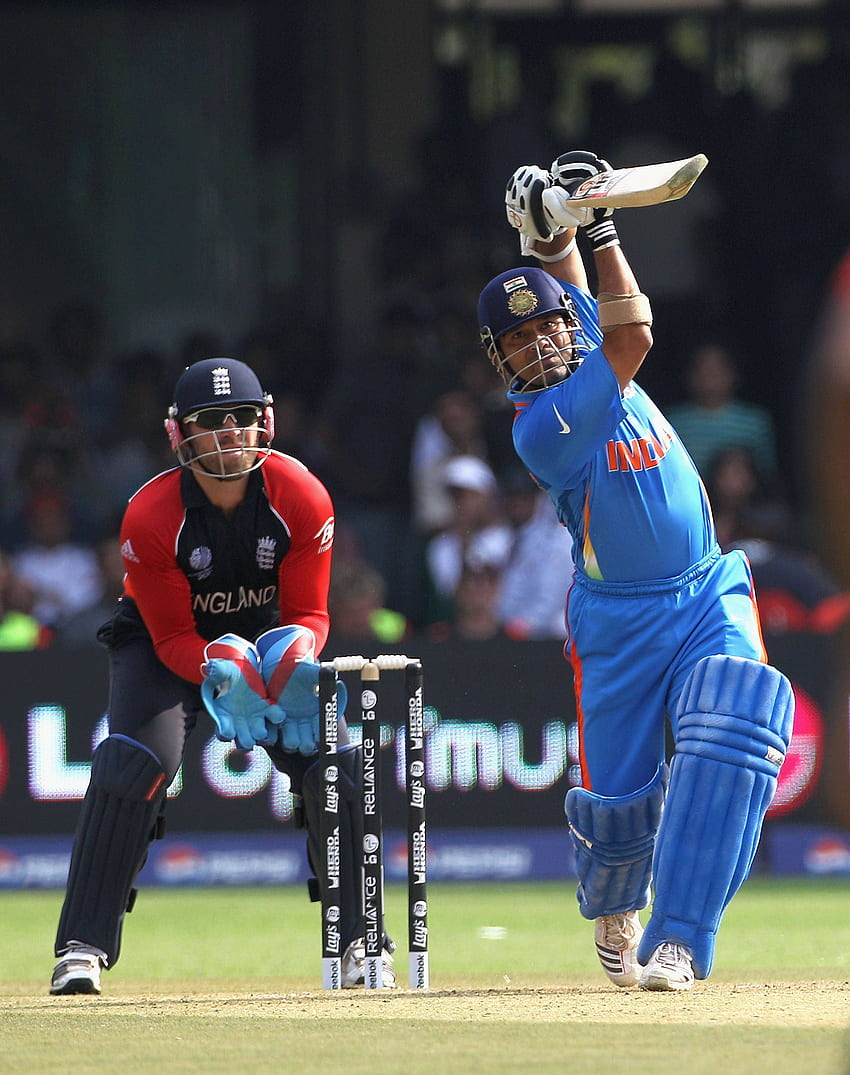
#> input picture images/sachin.jpg, 850 x 1075 px
$ jupyter execute '03 Gray Scale Images.ipynb'
#> lines starting #> are read from the running program, lines starting #| are printed output that depends on the picture
##### Gray Scale Images

[cell 1]
import cv2
import matplotlib.pyplot as plt

[cell 2]
img = cv2.imread('images/sachin.jpg')
#> img is the input picture: shape (1075, 850, 3); mean B, G, R 87.5, 83.8, 81
img_gray = cv2.cvtColor(img, cv2.COLOR_BGR2GRAY)

[cell 3]
cv2.imshow('Gray Scale Image', img_gray)
cv2.waitKey(0)
cv2.destroyAllWindows()

[cell 4]
plt.imshow(img_gray, cmap='gray')

[cell 5]
img_gray.shape
#> Out = (1075, 850)

[cell 6]
img_gray

[cell 7]
R = img[:, :, 0]
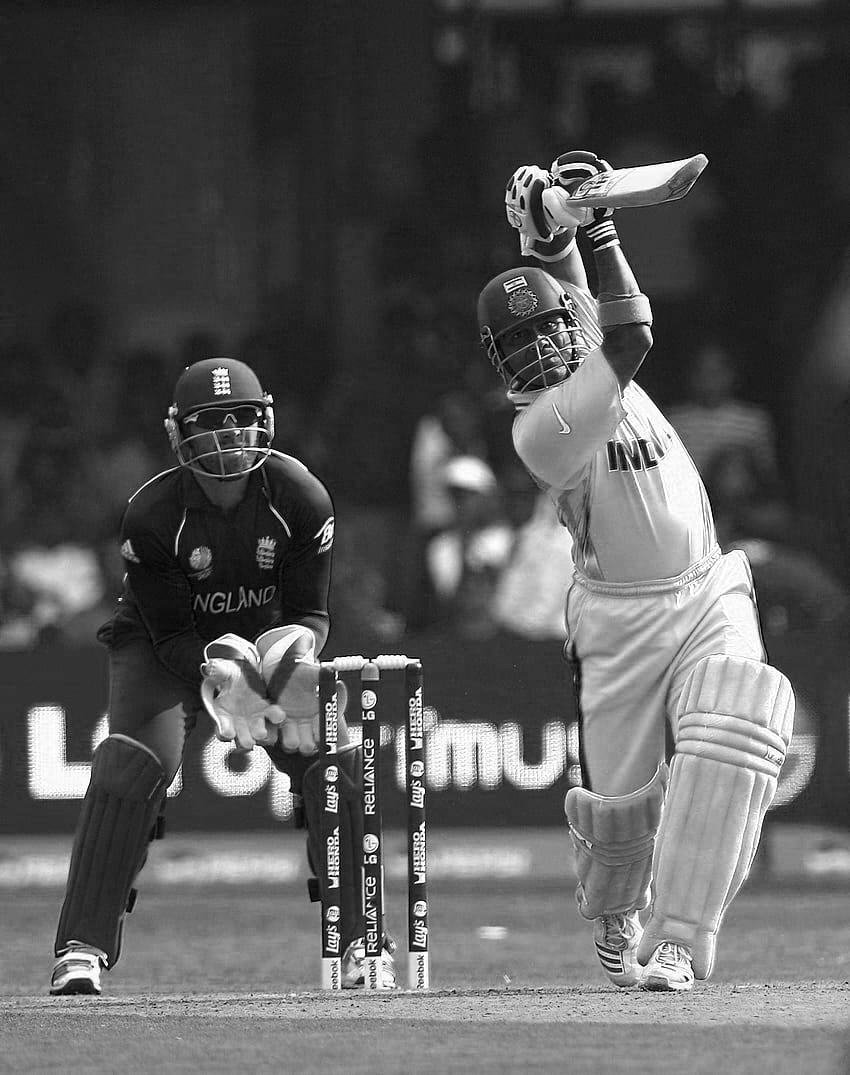
#> R: shape (1075, 850); min 0, max 255, mean 87.5
G = img[:, :, 1]
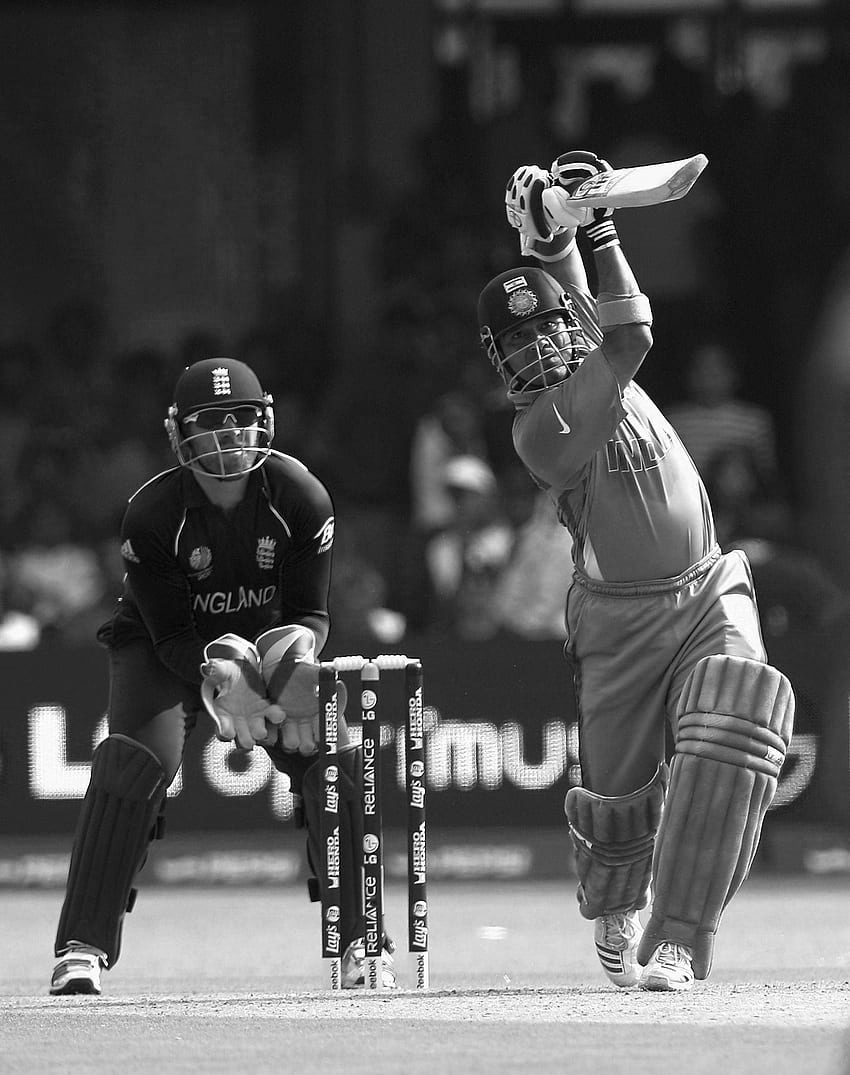
#> G: shape (1075, 850); min 0, max 255, mean 83.8
B = img[:, :, 2]
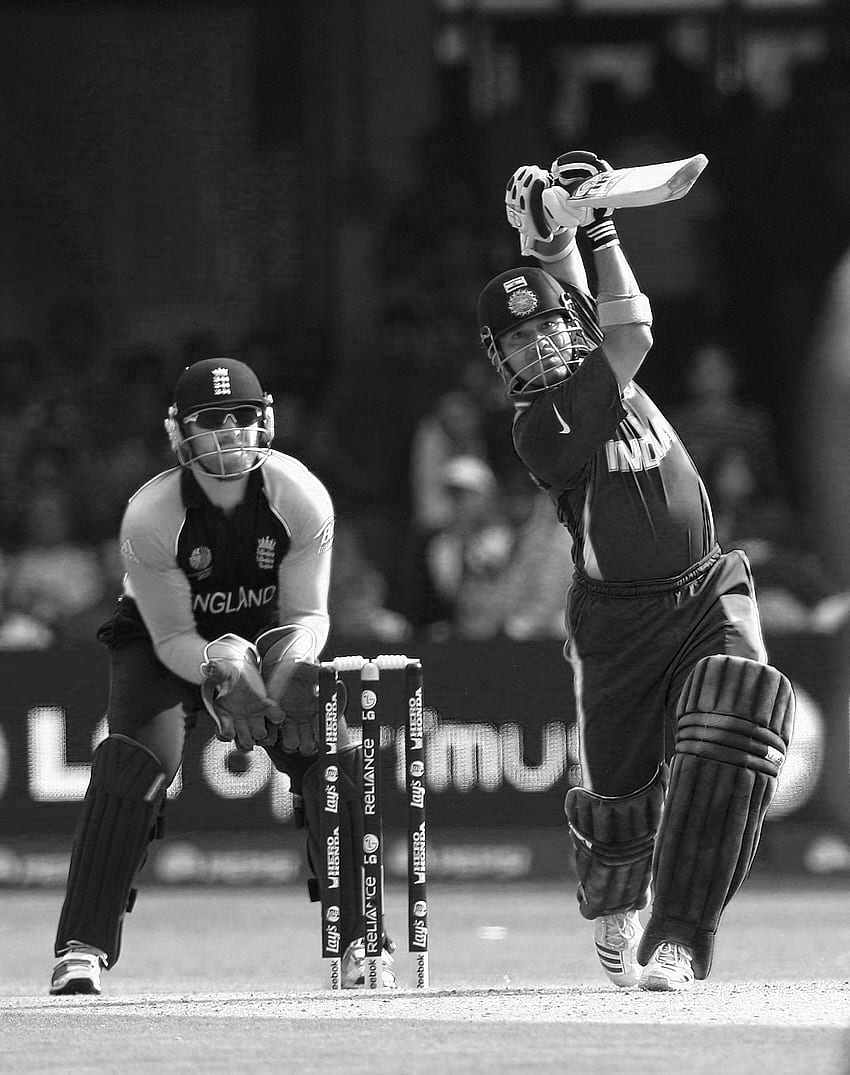
#> B: shape (1075, 850); min 0, max 255, mean 81

[cell 8]
gray = (R + G + B) // 3
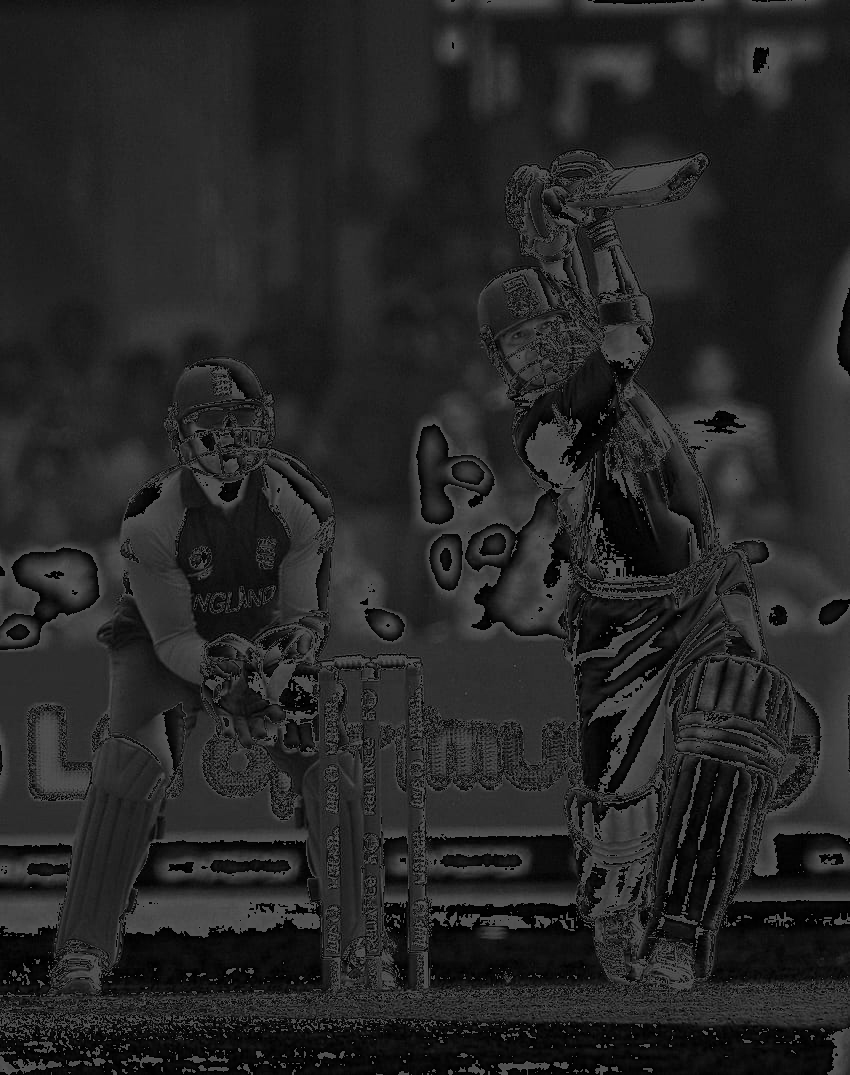
#> gray: shape (1075, 850); min 0, max 85, mean 37.9
plt.imshow(gray, cmap='gray')

[cell 9]
img_gray = cv2.imread('images/sachin.jpg', 0)
#> img_gray: shape (1075, 850); min 0, max 255, mean 83.5
plt.imshow(img_gray, cmap='gray')

$ run again, with images/buildings.jpg copied over images/sachin.jpg
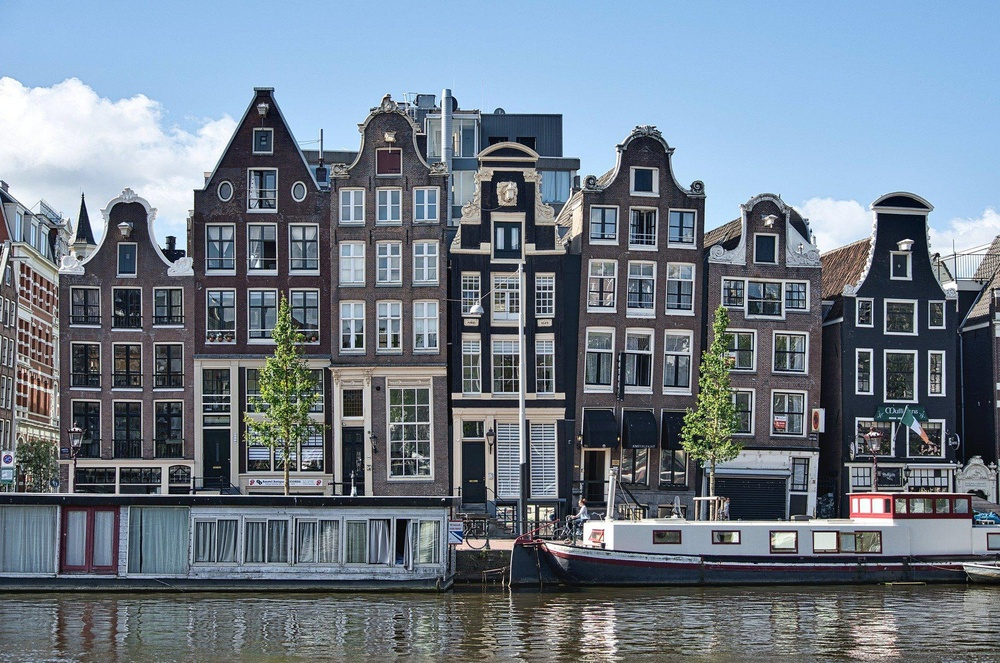
#> input picture images/buildings.jpg, 1000 x 663 px, shrunk from 1920 x 1273 before the run
#> img is the input picture: shape (663, 1000, 3); mean B, G, R 136.8, 123.9, 111.8
#> `B = img[:, :, 2]`:
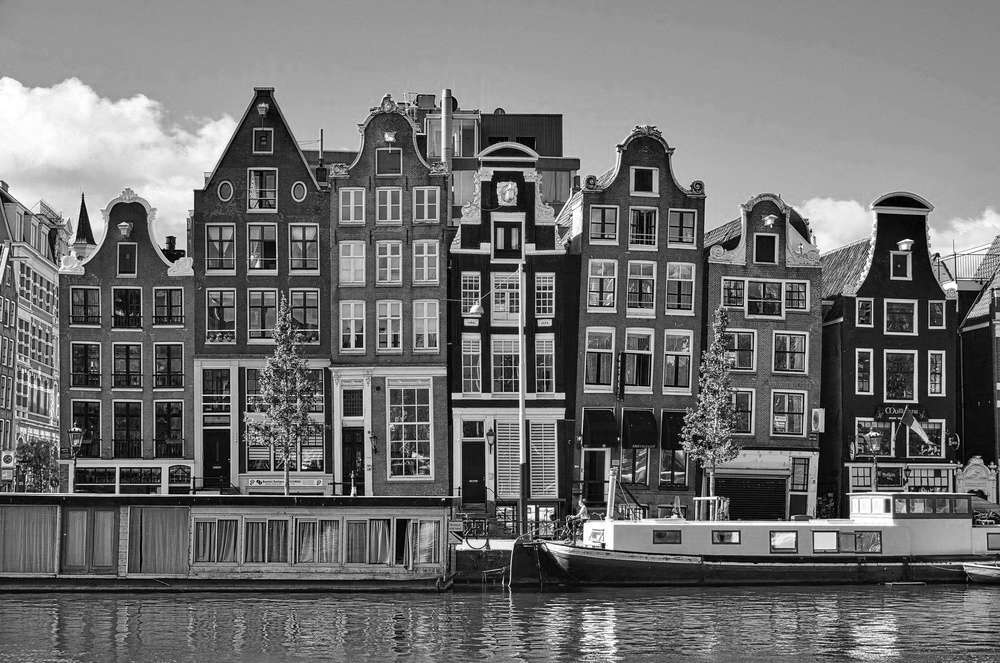
#> B: shape (663, 1000); min 0, max 255, mean 111.8
#> `gray = (R + G + B) // 3`:
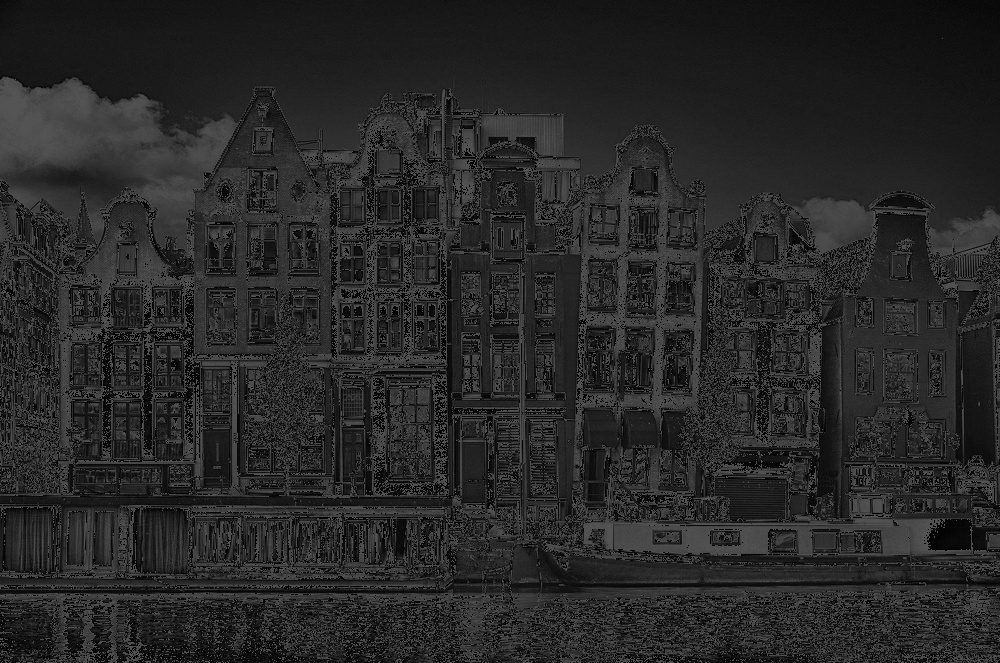
#> gray: shape (663, 1000); min 0, max 85, mean 39.6

$ run again, with images/cat.jpg copied over images/sachin.jpg
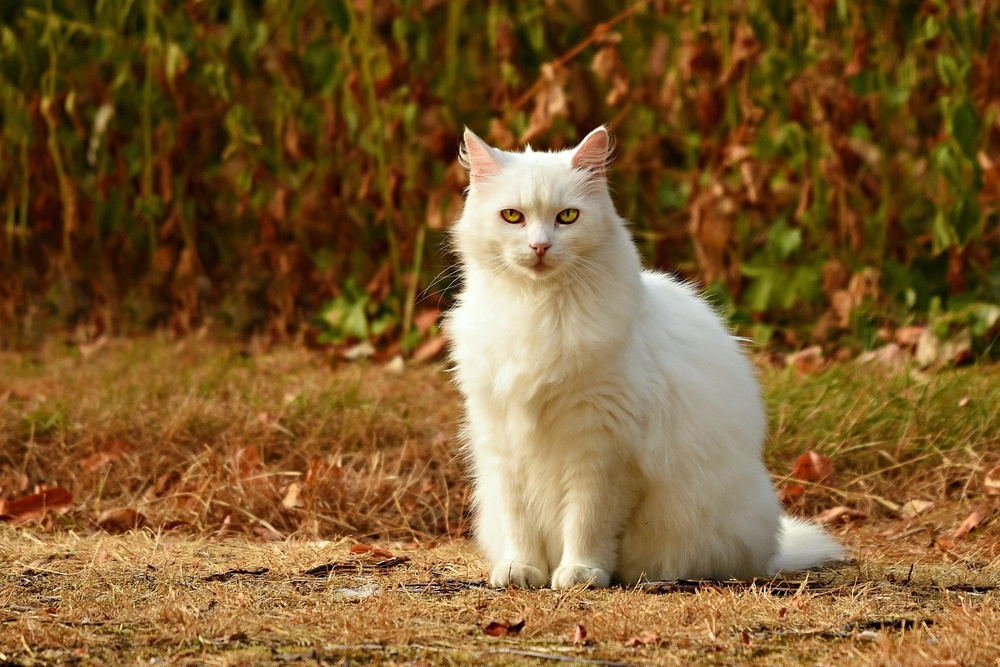
#> input picture images/cat.jpg, 1000 x 667 px, shrunk from 1920 x 1281 before the run
#> img is the input picture: shape (667, 1000, 3); mean B, G, R 46.5, 92.2, 125.2
#> `B = img[:, :, 2]`:
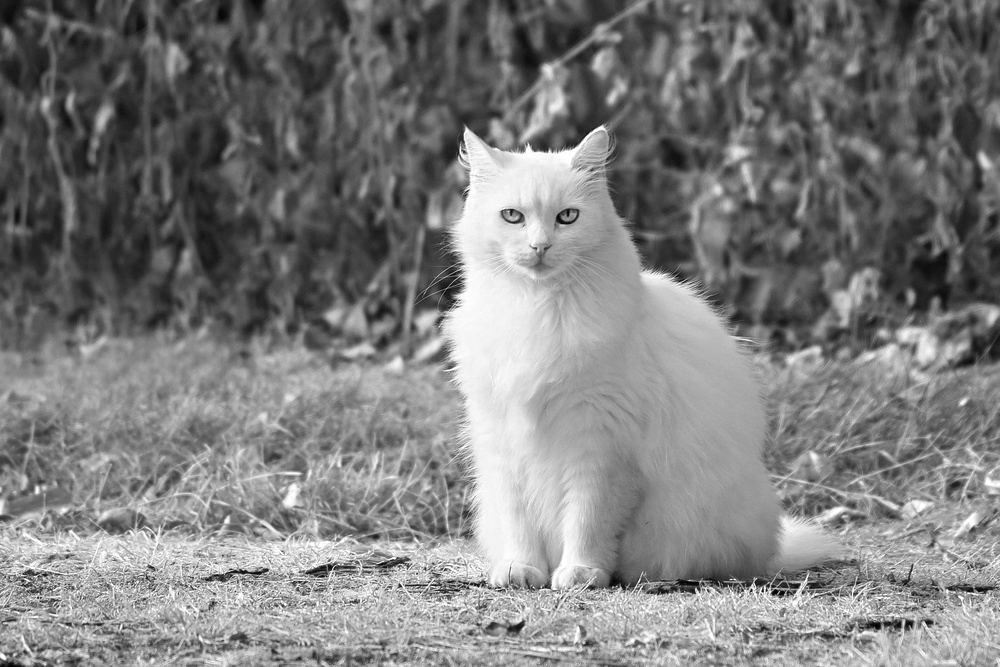
#> B: shape (667, 1000); min 0, max 255, mean 125.2
#> `gray = (R + G + B) // 3`:
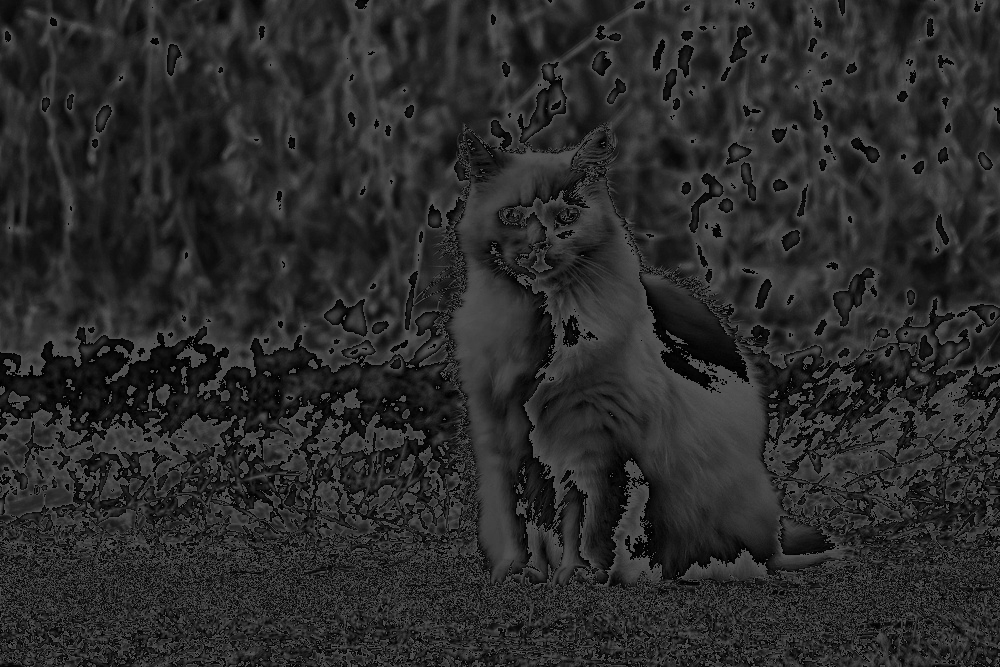
#> gray: shape (667, 1000); min 0, max 85, mean 42.6
